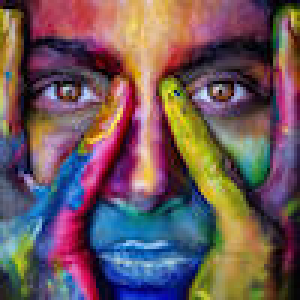
#> input picture SOC/e3.jpg, 100 x 100 px, found by its file name (shown 3 times larger)
$ jupyter execute --allow-errors OtherClusterings.ipynb
#> lines starting #> are read from the running program, lines starting #| are printed output that depends on the picture
[cell 1]
import numpy as np
from skimage.io import imread, imshow
from skimage.color import rgb2lab
from sklearn.cluster import KMeans, AgglomerativeClustering, DBSCAN, Birch
from skfuzzy import cmeans
from sklearn.metrics import silhouette_score, silhouette_samples
from scipy.spatial.distance import pdist, squareform
import warnings
import matplotlib.pyplot as plt
from skimage.color import lab2rgb


def load_and_preprocess(path):
#> called with path = 'e3.jpg'
    img = imread(path)
#> img is the input picture: shape (100, 100, 3); mean R, G, B 110, 87.4, 91.6
    lab = rgb2lab(img)
#> lab: shape (100, 100, 3) float64; mean of channels 0, 1, 2 40.6, 13.4, 2.3
    H, W, _ = lab.shape
#> H = 100; W = 100
    X = lab.reshape(-1, 3)
    mins = X.min(axis=0)
#> mins = [0.175, -46.12, -83.73]
    maxs = X.max(axis=0)
#> maxs = [96.11, 81.63, 85.23]
    rng  = maxs - mins
#> rng = [95.94, 127.8, 169]
    rng[rng == 0] = 1.0
    X_norm = (X - mins) / rng
    return img, X_norm, (H, W), (mins, rng)

def reindex_labels_and_centers(labels_orig, X):
    unique = np.unique(labels_orig[labels_orig >= 0])
    label_map = {lab:i for i, lab in enumerate(unique)}
    labels = np.array([ label_map.get(l, -1) for l in labels_orig ])
    centers = np.vstack([ X[labels == new].mean(axis=0) for new in range(len(unique)) ])
    return labels, centers


def cluster_kmeans(X, k):
    model = KMeans(n_clusters=k, random_state=0).fit(X)
    return model.labels_, model.cluster_centers_

def cluster_agglomerative(X, k):
    model = AgglomerativeClustering(n_clusters=k).fit(X)
    return reindex_labels_and_centers(model.labels_, X)

def cluster_dbscan(X, _):
    model = DBSCAN(eps=0.05, min_samples=5).fit(X)
    return reindex_labels_and_centers(model.labels_, X)

def cluster_birch(X, k):
    with warnings.catch_warnings():
        warnings.simplefilter("ignore")
        model = Birch(n_clusters=k).fit(X)
    return reindex_labels_and_centers(model.labels_, X)

def cluster_fuzzy_cmeans(X, k):
    cntr, u, _, _, _, _, _ = cmeans(X.T, c=k, m=2, error=1e-6, maxiter=200)
    labels = np.argmax(u, axis=0)
    return labels, cntr


# [38 lines left out: functions mountain_clustering, improved_mountain_clustering, modified_mountain_clustering, not called in this run]

def compute_delta1(X):
    ratios = np.min(X, axis=0) / (np.sum(X, axis=0) + 1e-16)
    return 0.5 * np.mean(ratios)

def compute_delta2(X, k):
    return compute_delta1(X) * (k / (k + 1))

# [37 lines left out: functions imc1, imc2, not called in this run]

from scipy.spatial.distance import pdist, squareform


def partition_index(X, labels, centers):

    M = centers.shape[0]
    PI = 0.0
    for m in range(M):
        idx_m = np.where(labels == m)[0]
        Nm = idx_m.size
        if Nm == 0:
            return np.nan

        num = np.sum(np.linalg.norm(X[idx_m] - centers[m], axis=1)**2)

        denom = Nm * np.sum(np.linalg.norm(centers - centers[m], axis=1)**2)
        if denom == 0:
            return np.nan
        PI += num / denom
    return PI

def separation_index(X, labels, centers):

    M = centers.shape[0]
    n = X.shape[0]


    total_wss = 0.0
    for m in range(M):
        idx_m = np.where(labels == m)[0]
        if idx_m.size == 0:
            return np.nan
        total_wss += np.sum(np.linalg.norm(X[idx_m] - centers[m], axis=1)**2)


    c_d2 = squareform(pdist(centers, 'euclidean'))**2
    np.fill_diagonal(c_d2, np.inf)
    min_sq = c_d2.min()
    if min_sq == np.inf:
        return np.nan

    return total_wss / (n * min_sq)

def dunn_index(X, labels, centers):

    M = centers.shape[0]


    diameters = []
    for m in range(M):
        idx_m = np.where(labels == m)[0]
        if idx_m.size > 1:
            pts = X[idx_m]
            diam = pdist(pts, 'euclidean').max()
        else:
            diam = 0.0
        diameters.append(diam)
    max_diam = max(diameters)
    if max_diam == 0:
        return np.nan


    inter_vals = []
    for m in range(M):
        idx_m = np.where(labels == m)[0]
        Xm = X[idx_m]
        for k in range(m+1, M):
            idx_k = np.where(labels == k)[0]
            Xk = X[idx_k]
            if idx_m.size == 0 or idx_k.size == 0:
                continue
            vm = centers[m]
            vk = centers[k]
            sum_m = np.sum(np.linalg.norm(Xm - vk, axis=1))
            sum_k = np.sum(np.linalg.norm(Xk - vm, axis=1))
            inter = (sum_m + sum_k) / (idx_m.size + idx_k.size)
            inter_vals.append(inter)

    if not inter_vals:
        return np.nan

    min_inter = min(inter_vals)
    return min_inter / max_diam


def compute_metrics(X, labels, centers):
    M = centers.shape[0]
    n = X.shape[0]
    metrics = {}

    min_x = X.min(axis=0)
    max_x = X.max(axis=0)
    rng   = max_x - min_x
    rng[rng == 0] = 1.0
    Xn = (X - min_x) / rng


    unique_labels = np.unique(labels)
    n_clusters = len(unique_labels)
    if 2 <= n_clusters <= n - 1:
        s_vals = silhouette_samples(Xn, labels, metric='euclidean')
        S_cluster = {lab: np.mean(s_vals[labels == lab]) for lab in unique_labels}
        GSI = np.mean(list(S_cluster.values()))
    else:
        S_cluster = {lab: np.nan for lab in unique_labels}
        GSI = np.nan

    metrics['Silhouette_per_cluster'] = S_cluster
    metrics['GSI'] = GSI

    metrics['PI'] = partition_index(X, labels, centers)

    metrics['SI'] = separation_index(X, labels, centers)

    metrics['Dunn'] = dunn_index(X, labels, centers)

    return metrics


def segment_and_evaluate(path, k):
    img_raw, X_norm, (H, W), (mins, rng) = load_and_preprocess(path)
#> H = 100; W = 100; mins = [0.175, -46.12, -83.73]; rng = [95.94, 127.8, 169]
    methods = {
        'KMeans':            cluster_kmeans,
        'Agglomerative':     cluster_agglomerative,
        'DBSCAN':            cluster_dbscan,
        'Birch':             cluster_birch,
        'Fuzzy C-Means':     cluster_fuzzy_cmeans,
        'Mountain':          mountain_clustering,
        'Improved Mountain': improved_mountain_clustering,
        'Modified Mountain': modified_mountain_clustering,
        'IMC-1':             imc1,
        'IMC-2':             imc2,
    }
    results = {}
    for name, fn in methods.items():
        labels, centers_norm = fn(X_norm, k)
        centers_lab = centers_norm * rng + mins
        segmented = centers_lab[labels].reshape(H, W, 3)
        metrics   = compute_metrics(X_norm, labels, centers_norm)
        results[name] = {
            'segmentation_lab': segmented,
            **metrics
        }
#> this loop made 5 passes
#> (unique_labels in compute_metrics, n_clusters in compute_metrics, S_cluster in compute_metrics, GSI in compute_metrics) on passes 1 to 2: ([0, 1, 2, 3], 4, {0: 0.3, 1: 0.409, 2: 0.39, 3: 0.298}, 0.349), ([0, 1, 2, 3], 4, {0: 0.269, 1: 0.421, 2: 0.166, 3: 0.392}, 0.312)
#> (unique_labels in compute_metrics, n_clusters in compute_metrics, S_cluster in compute_metrics, GSI in compute_metrics) on pass 3: ([-1, 0, 1, 2], 4, {-1: -0.379, 0: 0.0285, 1: 0.913, 2: 0.89}, 0.363)
#> pass 1, in segment_and_evaluate, `segmented = centers_lab[labels].reshape(H, W, 3)`:
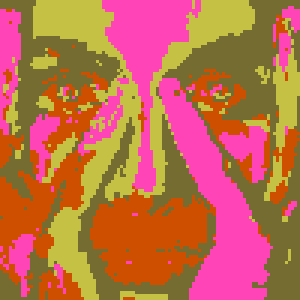
#> segmented: shape (100, 100, 3) float64 (shown 3 times larger); mean of channels 0, 1, 2 40.6, 13.4, 2.3; drawn with min black and max white
#> pass 2, in segment_and_evaluate, `segmented = centers_lab[labels].reshape(H, W, 3)`:
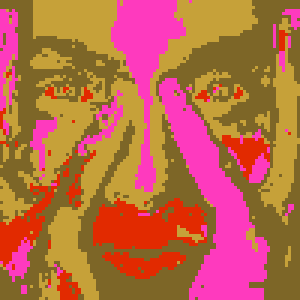
#> segmented: shape (100, 100, 3) float64 (shown 3 times larger); mean of channels 0, 1, 2 40.6, 13.4, 2.3; drawn with min black and max white
#> pass 3, in segment_and_evaluate, `segmented = centers_lab[labels].reshape(H, W, 3)`:
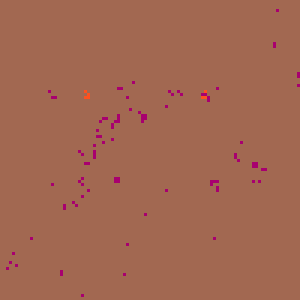
#> segmented: shape (100, 100, 3) float64 (shown 3 times larger); mean of channels 0, 1, 2 40.4, 13, 2.4; drawn with min black and max white
#> after the loop, results = 4 items
    return results


#> (the rest of this cell did not finish here and is left out)
